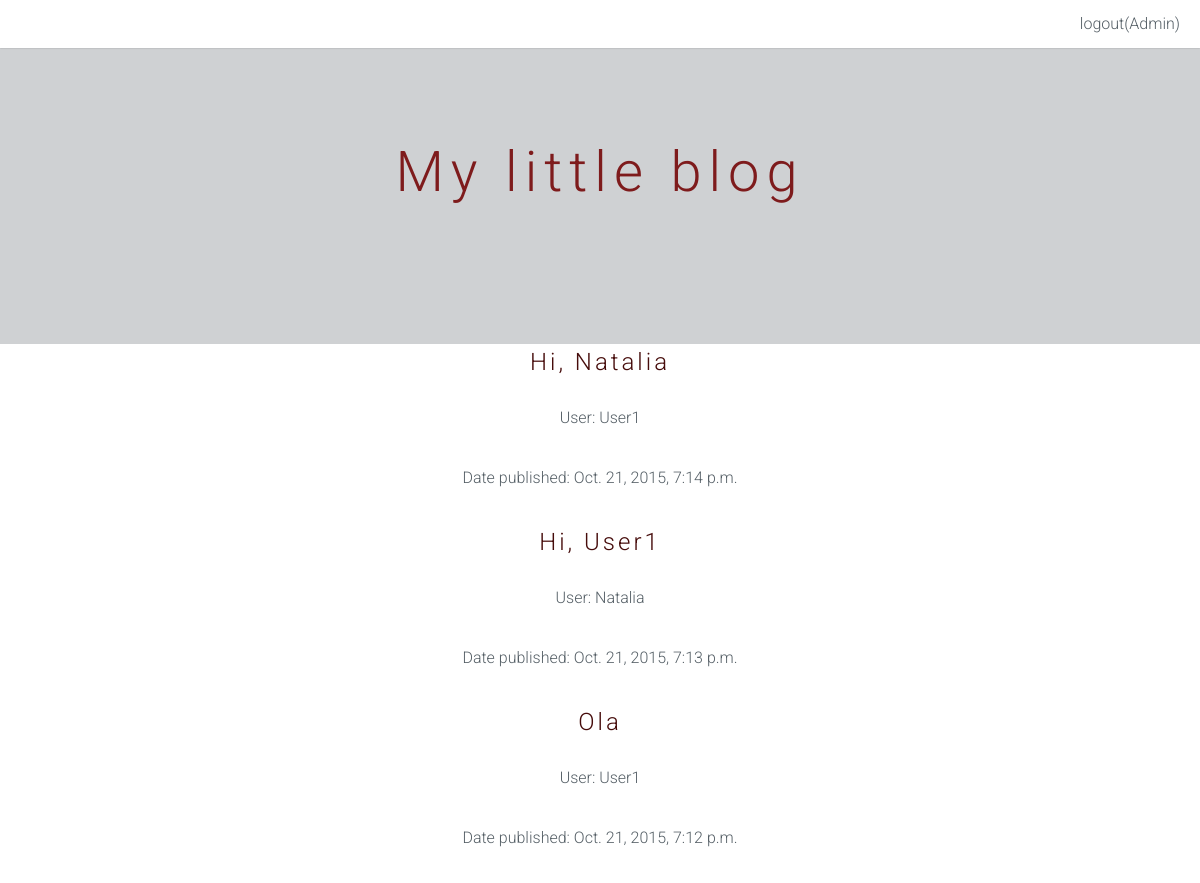
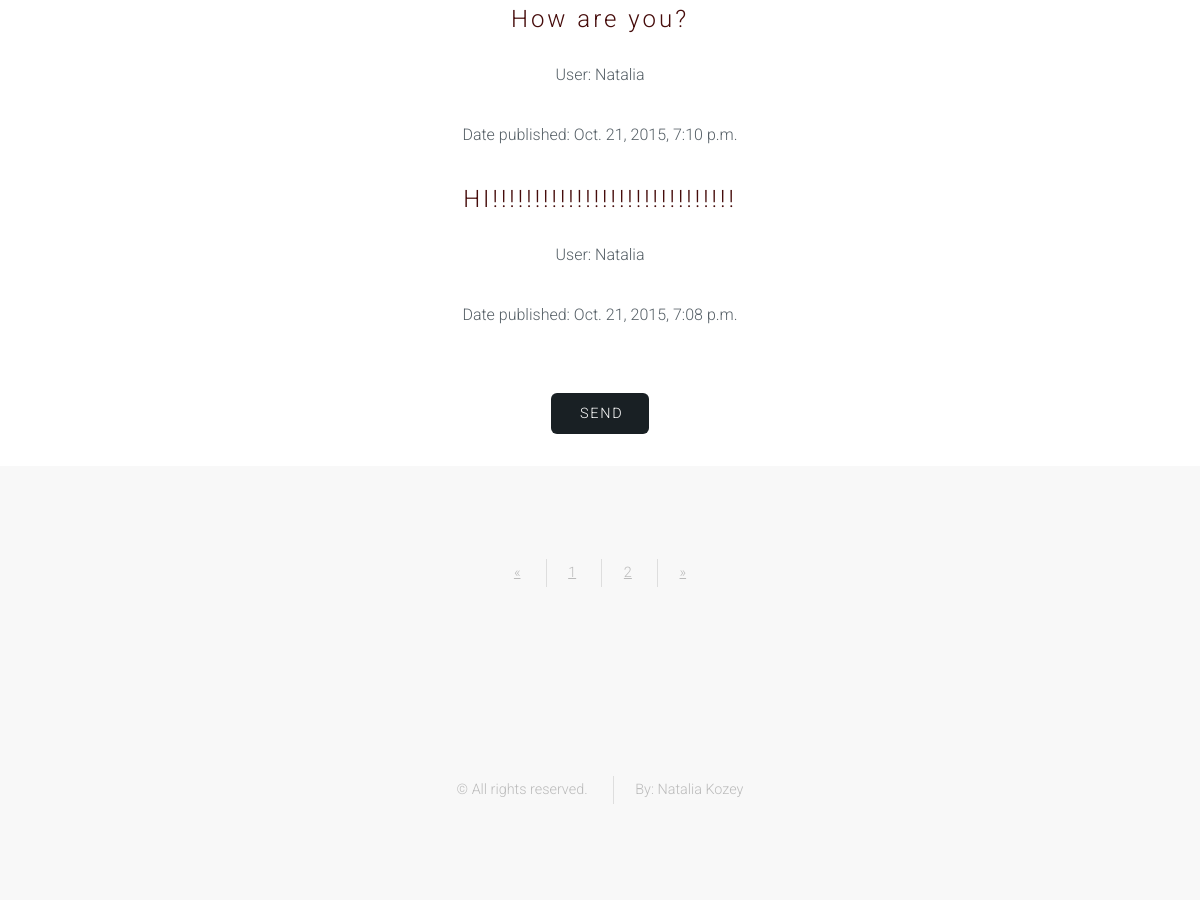
Screenshot of / (signed in) with the database file from the repository (2 pictures, top to bottom).
### my_blog/models.py (models this page shows, shortened)
class Message(models.Model):
    text = models.CharField(max_length=500)
    date_published = models.DateTimeField(auto_now_add=True)
    mes_user = models.ForeignKey(User)

### my_blog/views.py (the view)
# urls.py: url(r'^$', 'my_blog.views.add_message'),
def add_message(request, page_number=1):
    messages = Message.objects.filter(date_published__lte=timezone.now()).order_by('-date_published')
    current_page = Paginator(messages, 5)
    form = MessageForm(request.POST or None)
    if request.user.is_authenticated():
        if form.is_valid():
            message = form.save(commit=False)
            message.mes_user=request.user
            message.date_published=datetime.datetime.now()
            message.save()
            return redirect("/")
    return render_to_response('message.html', {'form': form, 'messages': current_page.page(page_number), 'username': auth.get_user(request).username}, RequestContext(request))

### my_blog/templates/message.html (shortened to what this page needs)
{%extends 'main.html'%}
{%load staticfiles%}
{%block message%}
<div class="container">
    <section class="special">
        {%for mess in messages%}
            <h2>{{mess.text}}</h2>
            <p>User: {{mess.mes_user}}</p>
            <p>Date published: {{mess.date_published}}</p>
        {%endfor%}
        {% if username %}
            <form action="" method='POST'>
                <input type="submit" value='Send' class="button">
            </form>
        {%endif%}
    </section>
</div>
    <footer id="footer">
        <div class="container">
                <ul class="copyright">
                    {% if tasks.has_previous%}
                        <li class='arrow'><a href="/page/{{messages.previous_page_number}}/">&laquo;</a></li>
                    {%else%}
                        <li class='arrow unavailable'><a href="">&laquo;</a></li>
                    {%endif%}
                    {%for page in messages.paginator.page_range%}
                    {%if page == messages.number%}
                        <li class="current"><a href="/page/{{page}}/">{{page}}</a></li>
                    {%else%}
                        <li><a href="/page/{{page}}/">{{page}}</a></li>
                    {%endif%}
                    {%endfor%}
                    {%if messages.has_next%}
                        <li class="arrow"><a href="/page/{{messages.next_page_number}}/">&raquo;</a></li>
                    {%else%}
                        <li class='arrow unavailable'><a href="">&raquo;</a></li>
                    {%endif%}
                </ul>
        </div>
    </footer>
{%endblock%}

### templates/main.html (shortened to what this page needs)
<!DOCTYPE html >
{%load staticfiles%}
<html>
    <head>
        <link rel="stylesheet"  href="{%static 'static/css/skel.css' %}" />
        <link rel="stylesheet" href="{%static 'static/css/style.css' %}" />
        <link rel="stylesheet" href="{%static 'static/css/style-xlarge.css'%}" />
    </head>
    <body>
        <header id="header" class="skel-layers-fixed">
            <nav id="nav">
                <ul>
                    {%if username %}
                    <li><a href='/auth/logout/' >logout({{username}})</a></li>
                    {%else%}
                    <li><a href='/auth/login/' >login</a></li>
                    {%endif%}
                </ul>
            </nav>
        </header>
        <section id="banner">
            <div class="inner">
                <h2><a href="/">My little blog</a></h2>
            </div>
        </section>
        {%block message%}{%endblock%}
     <footer id="footer">
            <div class="container">
                <ul class="copyright">
                    <li>&copy; All rights reserved.</li>
                    <li>By: Natalia Kozey</li>
                </ul>
            </div>
        </footer>
    </body>
</html>

### static/css/skel.css (style rules this page uses)
html,body,div,span,applet,object,iframe,h1,h2,h3,h4,h5,h6,p,blockquote,pre,a,abbr,acronym,address,big,cite,code,del,dfn,em,img,ins,kbd,q,s,samp,small,strike,strong,sub,sup,tt,var,b,u,i,center,dl,dt,dd,ol,ul,li,fieldset,form,label,legend,table,caption,tbody,tfoot,thead,tr,th,td,article,aside,canvas,details,embed,figure,figcaption,footer,header,hgroup,menu,nav,output,ruby,section,summary,time,mark,audio,video { margin:0;padding:0;border:0;font-size:100%;font:inherit;vertical-align:baseline; }
article,aside,details,figcaption,figure,footer,header,hgroup,menu,nav,section { display:block; }
body { line-height:1; }
ol,ul { list-style:none; }
body { -webkit-text-size-adjust:none }
*, *:before, *:after { -moz-box-sizing: border-box; -webkit-box-sizing: border-box; box-sizing: border-box; }
body { min-width: 1200px; }
.container { margin-left: auto; margin-right: auto; width: 1200px; }

### static/css/style.css (style rules this page uses)
body { background: #fff; }
body, input, select, textarea { color: #555f66; font-family: "Roboto", Helvetica, sans-serif; font-size: 14pt; font-weight: 300; line-height: 1.75em; }
a { color: #629DD1; text-decoration: underline; }
p { margin: 0 0 2em 0; }
h1, h2, h3, h4, h5, h6 { color: #460c0b; font-weight: 300; line-height: 1em; margin: 0 0 1em 0; letter-spacing: 0.125em; }
h1 a, h2 a, h3 a, h4 a, h5 a, h6 a { color: inherit; text-decoration: none; }
h2 { font-size: 1.5em; line-height: 1.5em; }
section.special, article.special { text-align: center; }
form { margin: 0 0 2em 0; }
ul { list-style: disc; margin: 0 0 2em 0; padding-left: 1em; }
ul li { padding-left: 0.5em; }
input[type="submit"], input[type="reset"], input[type="button"], .button { -moz-appearance: none; -webkit-appearance: none; -o-appearance: none; -ms-appearance: none; appearance: none; -moz-transition: background-color 0.2s ease-in-out, color 0.2s ease-in-out; -webkit-transition: background-color 0.2s ease-in-out, color 0.2s ease-in-out; -o-transition: background-color 0.2s ease-in-out, color 0.2s ease-in-out; -ms-transition: background-color 0.2s ease-in-out, color 0.2s ease-in-out; transition: background-color 0.2s ease-in-out, color 0.2s ease-in-out; background-color: #192024; border-radius: 6px; border: 0; color: #ffffff !important; cursor: pointer; display: inline-block; font-weight: 300; text-transform: uppercase; letter-spacing: 0.125em; font-size: 0.9em; height: 2.85em; line-height: 2.85em; padding: 0 1.75em; text-align: center; text-decoration: none; white-space: nowrap; text-indent: 0.25em; }
#header { background: #fff; color: #555f66; cursor: default; height: 3em; left: 0; line-height: 3em; position: fixed; top: 0; width: 100%; z-index: 10000; box-shadow: 0 0 0.1em 0 rgba(0, 0, 0, 0.25); }
#header nav { height: inherit; line-height: inherit; position: absolute; right: 1.25em; top: 0; vertical-align: middle; }
#header nav > ul { list-style: none; margin: 0; padding-left: 0; }
#header nav > ul > li { border-radius: 6px; display: inline-block; margin-left: 2em; padding-left: 0; }
#header nav > ul > li a { -moz-transition: color 0.2s ease-in-out; -webkit-transition: color 0.2s ease-in-out; -o-transition: color 0.2s ease-in-out; -ms-transition: color 0.2s ease-in-out; transition: color 0.2s ease-in-out; color: #555f66; display: inline-block; text-decoration: none; }
#header nav > ul > li:first-child { margin-left: 0; }
#banner { width: auto; background-size: cover; background-position: center center; background-repeat: no-repeat; color: #080808; padding: 10em 0; text-align: center; position: relative; }
#banner:before { content: ''; position: absolute; left: 0; top: 0; width: 100%; height: 100%; background: rgba(64, 72, 80, 0.25); }
#banner .inner { position: relative; z-index: 1; }
#banner .inner :last-child { margin-bottom: 0; }
#banner h2, #banner h3, #banner h4, #banner h5, #banner h6 { color: #7e1b1c; }
#banner h2 { font-size: 3.5em; line-height: 1em; margin: 0 0 0.5em 0; padding: 0; }
#footer { background: #f8f8f8; padding: 4em 0 6em 0; }
#footer a { color: inherit; }
#footer .copyright { color: #bbb; font-size: 0.9em; margin: 2em 0 0 0; padding: 0; text-align: center; }
#footer .copyright li { border-left: solid 1px rgba(144, 144, 144, 0.25); display: inline-block; list-style: none; margin-left: 1.5em; padding-left: 1.5em; }
#footer .copyright li:first-child { border-left: 0; margin-left: 0; padding-left: 0; }

### static/css/style-xlarge.css (style rules this page uses)
body, input, select, textarea { font-size: 12pt; }
#banner { padding: 9em 0; }

### rows the page displays
Message: text "Hi, Natalia", mes_user "User1", date_published "Oct. 21, 2015, 7:14 p.m."
Message: text "Hi, User1", mes_user "Natalia", date_published "Oct. 21, 2015, 7:13 p.m."
Message: text "Ola", mes_user "User1", date_published "Oct. 21, 2015, 7:12 p.m."
Message: text "How are you?", mes_user "Natalia", date_published "Oct. 21, 2015, 7:10 p.m."
Message: text "HI!!!!!!!!!!!!!!!!!!!!!!!!!!!!!", mes_user "Natalia", date_published "Oct. 21, 2015, 7:08 p.m."

### other values shown
{{ username }} "Admin"
{{ page }} "1"
{{ page }} "2"
